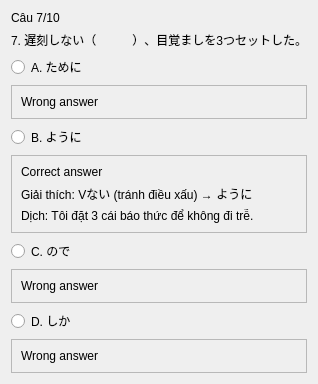
               <widget class="QWidget" name="page_13">
                <layout class="QVBoxLayout" name="verticalLayout_6">
                 <item>
                  <widget class="QLabel" name="label_96">
                   <property name="text">
                    <string>Câu 7/10</string>
                   </property>
                  </widget>
                 </item>
                 <item>
                  <widget class="QLabel" name="label_97">
                   <property name="text">
                    <string>7. 遅刻しない（　　　）、目覚ましを3つセットした。</string>
                   </property>
                  </widget>
                 </item>
                 <item>
                  <widget class="QRadioButton" name="radioButton_49">
                   <property name="text">
                    <string>A. ために</string>
                   </property>
                  </widget>
                 </item>
                 <item>
                  <widget class="QFrame" name="frame_5">
                   <property name="frameShape">
                    <enum>QFrame::StyledPanel</enum>
                   </property>
                   <property name="frameShadow">
                    <enum>QFrame::Raised</enum>
                   </property>
                   <layout class="QVBoxLayout" name="verticalLayout_10">
                    <item>
                     <widget class="QLabel" name="label_11">
                      <property name="text">
                       <string>Wrong answer</string>
                      </property>
                     </widget>
                    </item>
                   </layout>
                  </widget>
                 </item>
                 <item>
                  <widget class="QRadioButton" name="radioButton_50">
                   <property name="text">
                    <string>B. ように</string>
                   </property>
                  </widget>
                 </item>
                 <item>
                  <widget class="QFrame" name="frame_6">
                   <property name="frameShape">
                    <enum>QFrame::StyledPanel</enum>
                   </property>
                   <property name="frameShadow">
                    <enum>QFrame::Raised</enum>
                   </property>
                   <layout class="QVBoxLayout" name="verticalLayout_9">
                    <item>
                     <widget class="QLabel" name="label_9">
                      <property name="text">
                       <string>Correct answer</string>
                      </property>
                     </widget>
                    </item>
                    <item>
                     <widget class="QLabel" name="label_8">
                      <property name="text">
                       <string>Giải thích: Vない (tránh điều xấu) → ように</string>
                      </property>
                     </widget>
                    </item>
                    <item>
                     <widget class="QLabel" name="label_7">
                      <property name="text">
                       <string>Dịch: Tôi đặt 3 cái báo thức để không đi trễ.</string>
                      </property>
                     </widget>
                    </item>
                   </layout>
                  </widget>
                 </item>
                 <item>
                  <widget class="QRadioButton" name="radioButton_51">
                   <property name="text">
                    <string>C. ので</string>
                   </property>
                  </widget>
                 </item>
                 <item>
                  <widget class="QFrame" name="frame_7">
                   <property name="frameShape">
                    <enum>QFrame::StyledPanel</enum>
                   </property>
                   <property name="frameShadow">
                    <enum>QFrame::Raised</enum>
                   </property>
                   <layout class="QVBoxLayout" name="verticalLayout_8">
                    <item>
                     <widget class="QLabel" name="label_10">
                      <property name="text">
                       <string>Wrong answer</string>
                      </property>
                     </widget>
                    </item>
                   </layout>
                  </widget>
                 </item>
                 <item>
                  <widget class="QRadioButton" name="radioButton_52">
                   <property name="text">
                    <string>D. しか</string>
                   </property>
                  </widget>
                 </item>
                 <item>
                  <widget class="QFrame" name="frame_8">
                   <property name="frameShape">
                    <enum>QFrame::StyledPanel</enum>
                   </property>
                   <property name="frameShadow">
                    <enum>QFrame::Raised</enum>
                   </property>
                   <layout class="QVBoxLayout" name="verticalLayout_7">
                    <item>
                     <widget class="QLabel" name="label_12">
                      <property name="text">
                       <string>Wrong answer</string>
                      </property>
                     </widget>
                    </item>
                   </layout>
                  </widget>
                 </item>
                </layout>
               </widget>
